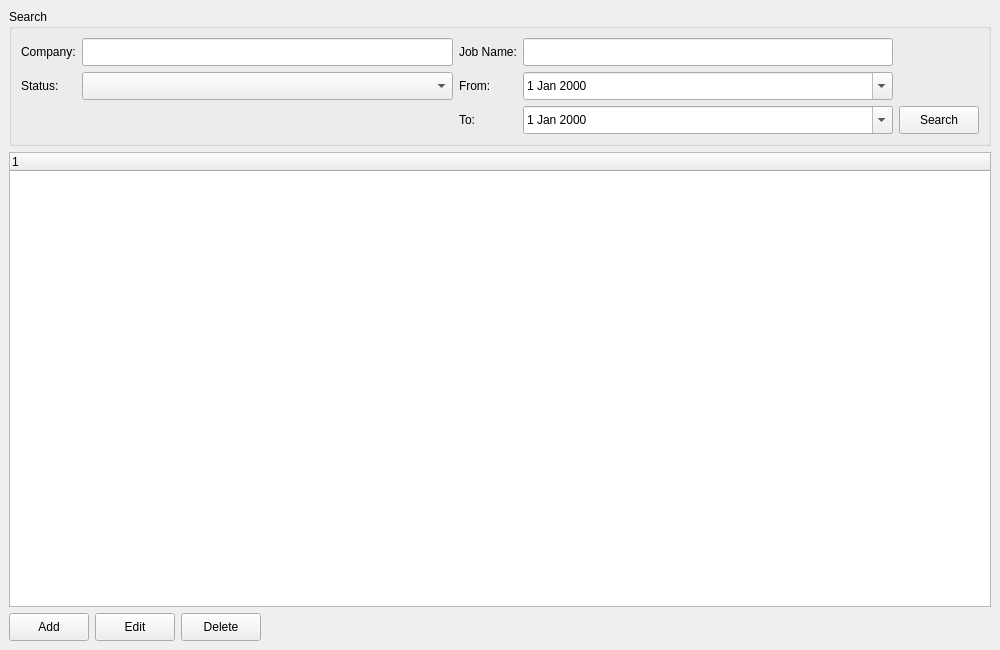
<?xml version="1.0" encoding="UTF-8"?>
<ui version="4.0">
 <class>MainWindow</class>
 <widget class="QMainWindow" name="MainWindow">
  <property name="geometry">
   <rect>
    <x>0</x>
    <y>0</y>
    <width>1000</width>
    <height>650</height>
   </rect>
  </property>
  <property name="windowTitle">
   <string>Job Applications Tracker</string>
  </property>
  <widget class="QWidget" name="centralwidget">
   <layout class="QVBoxLayout" name="verticalLayout">

    <!-- Search Group -->
    <item>
     <widget class="QGroupBox" name="groupBoxSearch">
      <property name="title">
       <string>Search</string>
      </property>
      <layout class="QGridLayout" name="gridLayoutSearch">

        <!-- Row 0: Company / Job Name -->
        <item row="0" column="0">
          <widget class="QLabel" name="labelCompany">
            <property name="text"><string>Company:</string></property>
          </widget>
        </item>
        <item row="0" column="1">
          <widget class="QLineEdit" name="lineEditCompany">
            <property name="minimumSize"><size><width>0</width><height>28</height></size></property>
          </widget>
        </item>
        <item row="0" column="2">
          <widget class="QLabel" name="labelJobName">
            <property name="text"><string>Job Name:</string></property>
          </widget>
        </item>
        <item row="0" column="3">
          <widget class="QLineEdit" name="lineEditJobName">
            <property name="minimumSize"><size><width>0</width><height>28</height></size></property>
          </widget>
        </item>

        <!-- Row 1: Status / Date From / To -->
        <item row="1" column="0">
          <widget class="QLabel" name="labelStatus">
            <property name="text"><string>Status:</string></property>
          </widget>
        </item>
        <item row="1" column="1">
          <widget class="QComboBox" name="comboBoxStatus">
            <property name="minimumSize"><size><width>0</width><height>28</height></size></property>
          </widget>
        </item>
        <item row="1" column="2">
          <widget class="QLabel" name="labelDateFrom">
            <property name="text"><string>From:</string></property>
          </widget>
        </item>
        <item row="1" column="3">
          <widget class="QDateEdit" name="dateEditFrom">
            <property name="calendarPopup"><bool>true</bool></property>
            <property name="minimumSize"><size><width>0</width><height>28</height></size></property>
          </widget>
        </item>

        <!-- Row 2: Date To / Search Button -->
        <item row="2" column="2">
          <widget class="QLabel" name="labelDateTo">
            <property name="text"><string>To:</string></property>
          </widget>
        </item>
        <item row="2" column="3">
          <widget class="QDateEdit" name="dateEditTo">
            <property name="calendarPopup"><bool>true</bool></property>
            <property name="minimumSize"><size><width>0</width><height>28</height></size></property>
          </widget>
        </item>
        <item row="2" column="4">
          <widget class="QPushButton" name="pushButtonSearch">
            <property name="text"><string>Search</string></property>
            <property name="minimumSize"><size><width>0</width><height>28</height></size></property>
          </widget>
        </item>

      </layout>
     </widget>
    </item>

    <!-- Table -->
    <item>
      <widget class="QTreeWidget" name="treeWidgetApps">
        <property name="alternatingRowColors"><bool>true</bool></property>
        <property name="selectionBehavior">
          <enum>QAbstractItemView::SelectRows</enum>
        </property>
        <property name="editTriggers">
          <enum>QAbstractItemView::NoEditTriggers</enum>
        </property>
      </widget>
    </item>

    <!-- Button Row -->
    <item>
      <layout class="QHBoxLayout" name="horizontalLayoutButtons">
        <item>
          <widget class="QPushButton" name="pushButtonAdd">
            <property name="text"><string>Add</string></property>
            <property name="minimumSize"><size><width>0</width><height>28</height></size></property>
          </widget>
        </item>
        <item>
          <widget class="QPushButton" name="pushButtonEdit">
            <property name="text"><string>Edit</string></property>
            <property name="minimumSize"><size><width>0</width><height>28</height></size></property>
          </widget>
        </item>
        <item>
          <widget class="QPushButton" name="pushButtonDelete">
            <property name="text"><string>Delete</string></property>
            <property name="minimumSize"><size><width>0</width><height>28</height></size></property>
          </widget>
        </item>
        <item>
          <spacer name="horizontalSpacer">
            <property name="orientation">
              <enum>Qt::Horizontal</enum>
            </property>
            <property name="sizeHint"><size><width>40</width><height>20</height></size></property>
          </spacer>
        </item>
      </layout>
    </item>

   </layout>
  </widget>
 </widget>
 <resources/>
 <connections/>
</ui>
